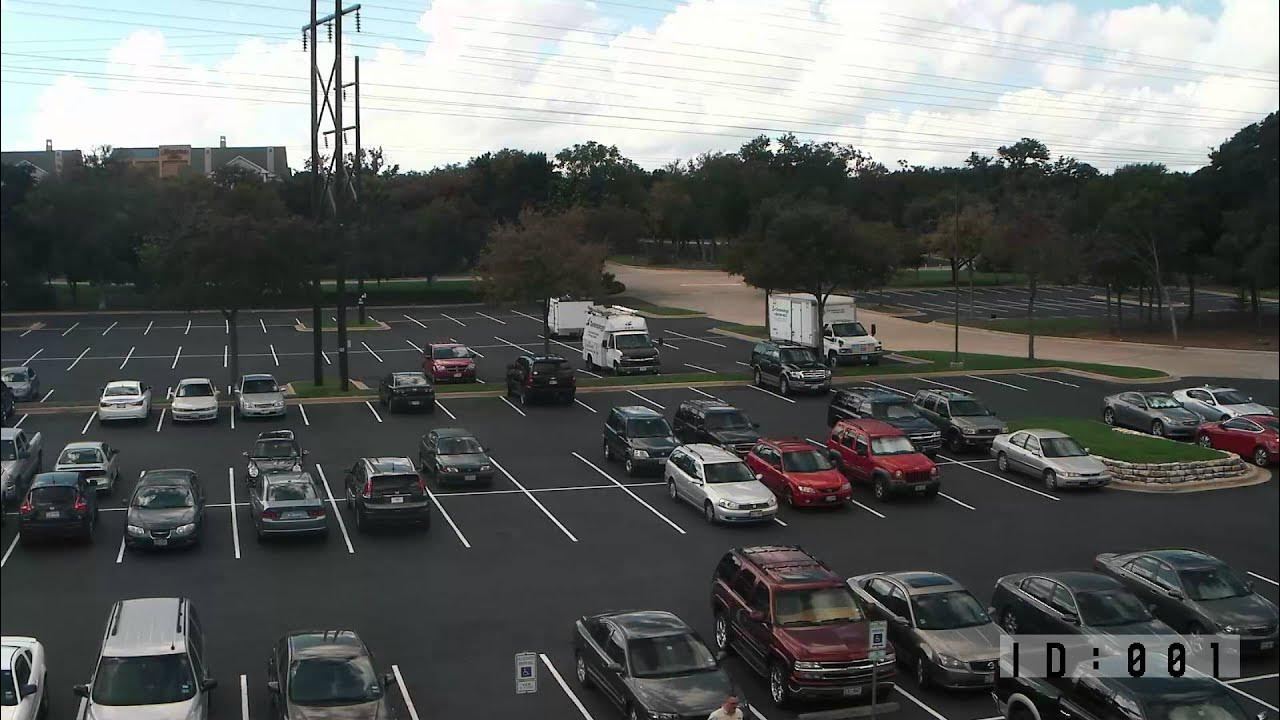
#> input picture detector/test_images/parking_lot_sample.jpg, 1280 x 720 px, found by its file name
$ python test_layout_visual.py
#> lines starting #> are read from the running program, lines starting #| are printed output that depends on the picture; after the words box and inside, x2 and y2 are one past the last pixel; in counts of white or black regions, pixels touching at a corner belong together
import cv2
from parking_layout import PARKING_SPOTS

image_path = "detector/test_images/parking_lot_sample.jpg"
image = cv2.imread(image_path)
#> image is the input picture: shape (720, 1280, 3); mean B, G, R 97.2, 98.8, 96

# Draw boxes
for spot in PARKING_SPOTS:
    x1, y1, x2, y2 = spot["x1"], spot["y1"], spot["x2"], spot["y2"]
    cv2.rectangle(image, (x1, y1), (x2, y2), (0, 255, 0), 2)
    cv2.putText(image, spot["id"], (x1, y1 - 10), cv2.FONT_HERSHEY_SIMPLEX, 0.5, (0, 255, 0), 1)
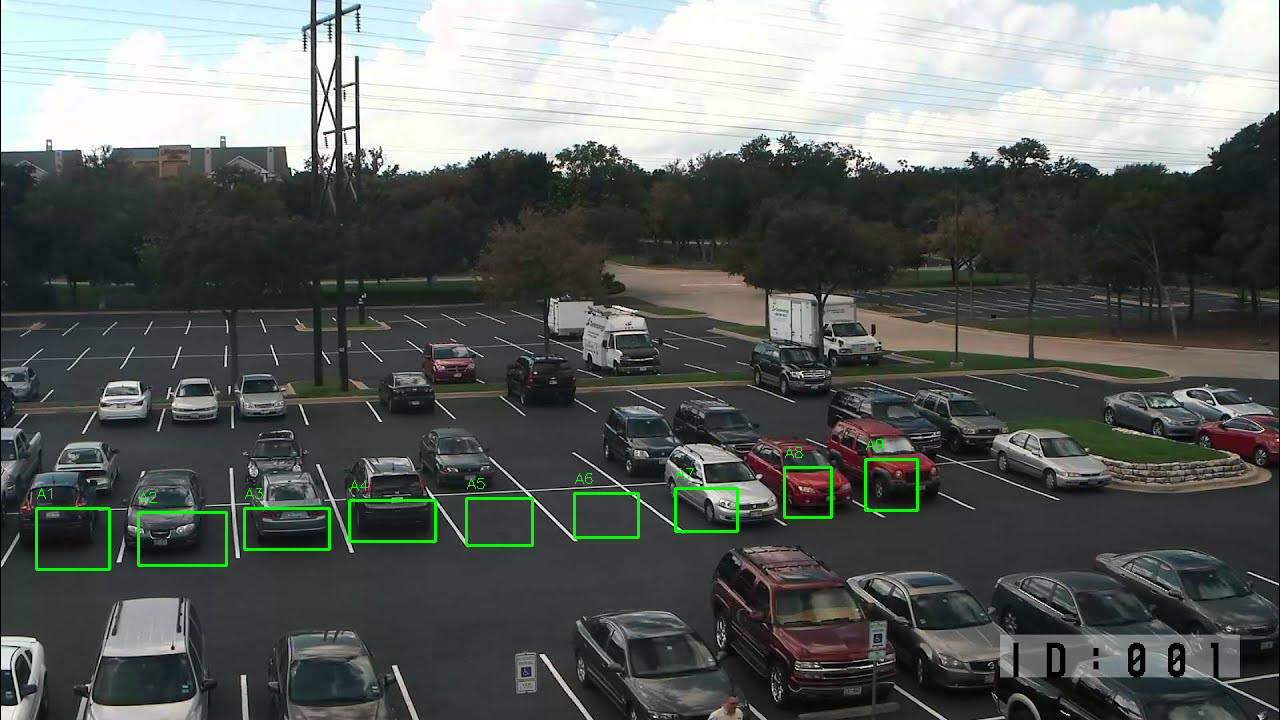
#> image: shape (720, 1280, 3); 0.73% of pixels changed, all inside (x1, y1, x2, y2) = (35, 439, 919, 571)

cv2.imshow("Parking Spot Layout", image)
cv2.waitKey(0)
cv2.destroyAllWindows()
